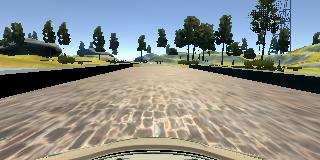
#> input picture examples/1.jpg, 320 x 160 px; its folder holds only this picture in this run
$ python demo_image.py
#> lines starting #> are read from the running program, lines starting #| are printed output that depends on the picture; after the words box and inside, x2 and y2 are one past the last pixel; in counts of white or black regions, pixels touching at a corner belong together
### find_lane.py
import csv
import cv2
import numpy as np
import math
import os
import math

def canny(img, low_threshold, high_threshold):
    """Applies the Canny transform"""
    return cv2.Canny(img, low_threshold, high_threshold)

def gaussian_blur(img, kernel_size):
    """Applies a Gaussian Noise kernel"""
    return cv2.GaussianBlur(img, (kernel_size, kernel_size), 0)

def region_of_interest(img, vertices):
    """
    Applies an image mask.

    Only keeps the region of the image defined by the polygon
    formed from `vertices`. The rest of the image is set to black.
    """
    #defining a blank mask to start with
    mask = np.zeros_like(img)

    #defining a 3 channel or 1 channel color to fill the mask with depending on the input image
    if len(img.shape) > 2:
        channel_count = img.shape[2]  # i.e. 3 or 4 depending on your image
        ignore_mask_color = (255,) * channel_count
    else:
        ignore_mask_color = 255

    #filling pixels inside the polygon defined by "vertices" with the fill color
    cv2.fillPoly(mask, vertices, ignore_mask_color)

    #returning the image only where mask pixels are nonzero
    masked_image = cv2.bitwise_and(img, mask)
    return masked_image

# [60 lines left out: functions draw_lines, hough_lines, not called in this run]

def find_lane(image):
    original_image = image
    image = gaussian_blur(image, 13)

    image = canny(image, 50, 70)

    image_shape = image.shape
    image = region_of_interest(image, np.array([[[0, 70],[320, 70],[320, 135],[0, 135]]]))

    lines = cv2.HoughLinesP(image, 1, np.pi/180, 50, np.array([]), minLineLength=35, maxLineGap=30)
    # draw_lines(original_image, lines, color=[255,0,0], thickness=5)
    if lines is not None:
        for line in lines:
            for x1,y1,x2,y2 in line:
                if abs((y1-y2)/(x1-x2)) > 0.1:
                    cv2.line(original_image, (x1, y1), (x2, y2), [0,0,0], 3)

    return original_image

### demo_image.py
import csv
import cv2
import numpy as np
import math
import os
import math

from find_lane import *

images = []

for file in os.listdir('examples'):
    if file.endswith('.jpg'):
        image = cv2.imread('examples/'+file)
#> image is the input picture: shape (160, 320, 3); mean B, G, R 134.7, 139.8, 137.7
        image_w_lines = find_lane(image)
#> in canny, `return cv2.Canny(img, low_threshold, high_threshold)`:
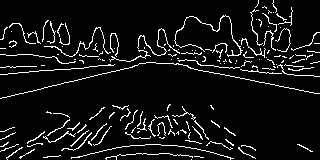
#> returned value: shape (160, 320); 7.4% white in thin lines or dots
#> in region_of_interest, `cv2.fillPoly(mask, vertices, ignore_mask_color)`:
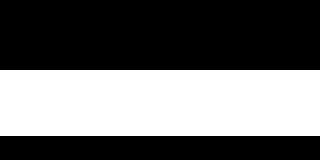
#> mask: shape (160, 320); 41.2% white; 1 white region, box (x1, y1, x2, y2) and area: (0, 70, 320, 136) 21120
#> in region_of_interest, `masked_image = cv2.bitwise_and(img, mask)`:
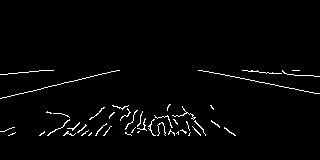
#> masked_image: shape (160, 320); 2.1% white in thin lines or dots, all inside (x1, y1, x2, y2) = (0, 70, 320, 136)
#> in find_lane, `lines = cv2.HoughLinesP(image, 1, np.pi/180, 50, np.array([]), minLine..`: lines = [[0, 98, 119, 70], [219, 73, 317, 93]]
#> the loop in find_lane, `for line in lines:` made 2 passes
#> after the loop in find_lane, `for line in lines:`:
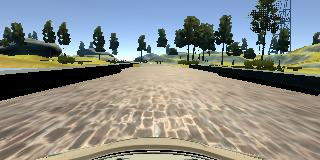
#> original_image: shape (160, 320, 3); 2.13% of pixels changed, all inside (x1, y1, x2, y2) = (0, 68, 320, 101)
        cv2.imwrite('examples/o_'+file,image_w_lines)

        image_flipped = cv2.flip(image_w_lines, 1)
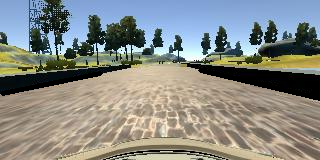
#> image_flipped: shape (160, 320, 3); mean B, G, R 133.2, 138.1, 135.9
        cv2.imwrite('examples/f_'+file,image_flipped)

        image_hsv = cv2.cvtColor(image_w_lines,cv2.COLOR_BGR2HSV)
#> image_hsv: shape (160, 320, 3); mean H, S, V 48.9, 78.8, 155.8
        image_hsv = np.array(image_hsv, dtype = np.float64)
#> image_hsv: shape (160, 320, 3) float64; mean H, S, V 48.9, 78.8, 155.8
        random_bright = .5+np.random.uniform()
        image_hsv[:,:,2] = image_hsv[:,:,2]*random_bright
#> image_hsv: shape (160, 320, 3) float64; mean H, S, V 48.9, 78.8, 163.4
        image_hsv[:,:,2][image_hsv[:,:,2]>255]  = 255
#> image_hsv: shape (160, 320, 3) float64; mean H, S, V 48.9, 78.8, 163
        image_brightness = np.array(image_hsv, dtype = np.uint8)
#> image_brightness: shape (160, 320, 3); mean H, S, V 48.9, 78.8, 162.6
        image_brightness = cv2.cvtColor(image_brightness,cv2.COLOR_HSV2BGR)
        cv2.imwrite('examples/b_'+file,image_brightness)

        image_shadow = np.array(image_w_lines, dtype = np.float64)
        h,w = image_shadow.shape[0:2]
#> h = 160; w = 320
        # mid = np.random.randint(0,w)
        mid = int(w/2)
#> mid = 160
        # factor = np.random.uniform(0.6,0.8)
        factor = 0.6
        if np.random.rand() > .5:
            image_shadow[:,0:mid,:] *= factor
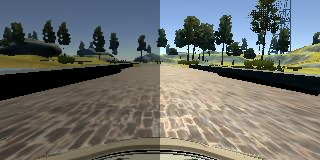
#> image_shadow: shape (160, 320, 3) float64; mean B, G, R 106.2, 110.5, 108.8
        else:
            image_shadow[:,mid:w,:] *= factor
        image_shadow = np.array(image_shadow, dtype = np.uint8)
        cv2.imwrite('examples/s_'+file,image_shadow)

        image_shift = image_w_lines
        h,w,_ = image_shift.shape
        horizon = 2*h/5
#> horizon = 64
        # v_shift = np.random.randint(-h/8,h/8)
        v_shift = -h/8
#> v_shift = -20
        pts1 = np.float32([[0,horizon],[w,horizon],[0,h],[w,h]])
        pts2 = np.float32([[0,horizon+v_shift],[w,horizon+v_shift],[0,h],[w,h]])
        M = cv2.getPerspectiveTransform(pts1,pts2)
#> M = [[1, 0, 0], [-1.15e-18, 1.21, -33.33], [4.79e-19, 0, 1]]
        image_shift = cv2.warpPerspective(image_shift,M,(w,h), borderMode=cv2.BORDER_REPLICATE)
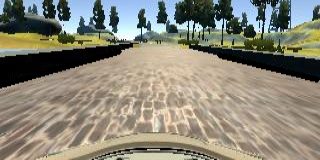
#> image_shift: shape (160, 320, 3); mean B, G, R 119.9, 134.4, 138.1
        cv2.imwrite('examples/sh_'+file,image_shift)

$ run again, on examples/5.jpg
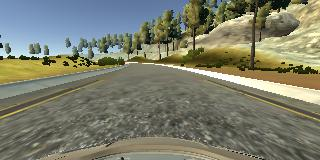
#> input picture examples/5.jpg, 320 x 160 px
#> image is the input picture: shape (160, 320, 3); mean B, G, R 108.5, 126.2, 124.2
#> in canny, `return cv2.Canny(img, low_threshold, high_threshold)`:
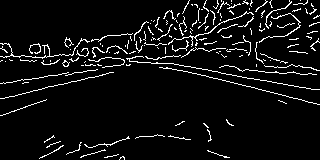
#> returned value: shape (160, 320); 6.3% white in thin lines or dots
#> mask: shape (160, 320); 41.2% white; 1 white region, box (x1, y1, x2, y2) and area: (0, 70, 320, 136) 21120
#> masked_image: shape (160, 320); 1.3% white in thin lines or dots, all inside (x1, y1, x2, y2) = (0, 70, 320, 136)
#> lines = [[179, 70, 319, 104], [208, 70, 316, 89], [3, 82, 92, 70], [2, 98, 110, 72], [187, 71, 316, 103]]
#> the loop in find_lane, `for line in lines:` made 5 passes
#> M = [[1, 0, 0], [-1.15e-18, 1.21, -33.33], [4.79e-19, 0, 1]]
#> `image_shift = cv2.warpPerspective(image_shift,M,(w,h), borderMode=cv2...`:
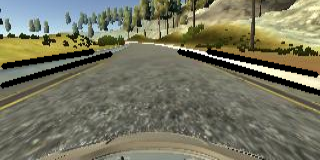
#> image_shift: shape (160, 320, 3); mean B, G, R 96.9, 117.6, 117.9

$ run again, on examples/6.jpg
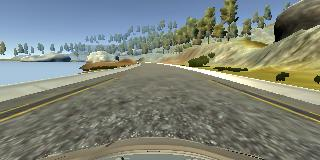
#> input picture examples/6.jpg, 320 x 160 px
#> image is the input picture: shape (160, 320, 3); mean B, G, R 121.2, 131.8, 126
#> in canny, `return cv2.Canny(img, low_threshold, high_threshold)`:
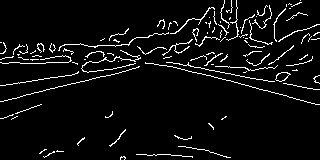
#> returned value: shape (160, 320); 5.4% white in thin lines or dots
#> mask: shape (160, 320); 41.2% white; 1 white region, box (x1, y1, x2, y2) and area: (0, 70, 320, 136) 21120
#> masked_image: shape (160, 320); 1.3% white in thin lines or dots, all inside (x1, y1, x2, y2) = (0, 70, 320, 136)
#> lines = [[0, 101, 126, 70], [185, 70, 292, 97], [209, 70, 319, 89], [0, 85, 103, 70]]
#> the loop in find_lane, `for line in lines:` made 4 passes
#> M = [[1, 0, 0], [-1.15e-18, 1.21, -33.33], [4.79e-19, 0, 1]]
#> `image_shift = cv2.warpPerspective(image_shift,M,(w,h), borderMode=cv2...`:
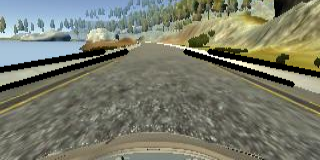
#> image_shift: shape (160, 320, 3); mean B, G, R 107.1, 123.2, 120.8

$ run again, on examples/7.jpg
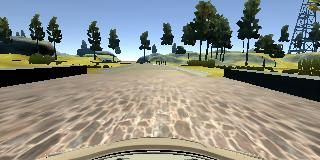
#> input picture examples/7.jpg, 320 x 160 px
#> image is the input picture: shape (160, 320, 3); mean B, G, R 132.9, 140.2, 138.8
#> mask: shape (160, 320); 41.2% white; 1 white region, box (x1, y1, x2, y2) and area: (0, 70, 320, 136) 21120
#> masked_image: shape (160, 320); 2% white in thin lines or dots, all inside (x1, y1, x2, y2) = (0, 70, 320, 136)
#> lines = [[0, 87, 95, 72], [207, 72, 316, 101], [239, 71, 316, 80]]
#> the loop in find_lane, `for line in lines:` made 3 passes
#> M = [[1, 0, 0], [-1.15e-18, 1.21, -33.33], [4.79e-19, 0, 1]]
#> `image_shift = cv2.warpPerspective(image_shift,M,(w,h), borderMode=cv2...`:
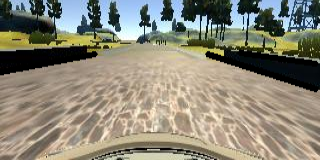
#> image_shift: shape (160, 320, 3); mean B, G, R 119.9, 135.7, 140
